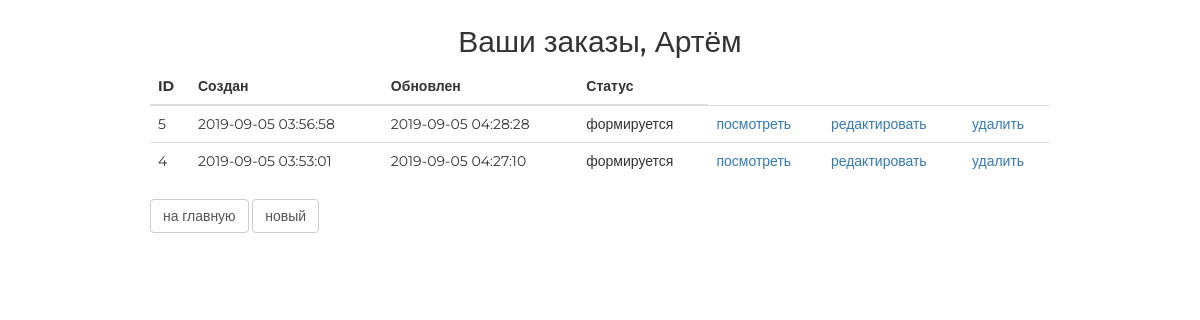
Page /order/ (signed in) on the committed database.
### authapp/models.py (models this page shows, shortened)
class ShopUser(AbstractUser):
    avatar = models.ImageField(upload_to='users_avatar',
                               blank=True)
    age = models.PositiveIntegerField(verbose_name='возраст', default=18)
    activation_key = models.CharField(verbose_name='ключ подтверждения',
                                      max_length=128,
                                      blank=True)
    activation_key_expires = models.DateTimeField(verbose_name='актуальность ключа',
                                                  default=(now() + timedelta(hours=48)))

### ordersapp/models.py (models this page shows, shortened)
class Order(models.Model):
    FORMING = 'FM'
    SENT_TO_PROCEED = 'STP'
    PROCEEDED = 'PRD'
    PAID = 'PD'
    READY = 'RDY'
    CANCEL = 'CNC'
    ORDER_STATUS_CHOICES = (
        (FORMING, 'формируется'),
        (SENT_TO_PROCEED, 'отправлен в работу'),
        (PROCEEDED, 'обрабатывается'),
        (PAID, 'оплачен'),
        (READY, 'готов к выдаче'),
        (CANCEL, 'отменен'),
    )
    user = models.ForeignKey(settings.AUTH_USER_MODEL,
                             on_delete=models.CASCADE)
    created = models.DateTimeField(verbose_name='создан', auto_now_add=True)
    updated = models.DateTimeField(verbose_name='обновлен', auto_now=True)
    status = models.CharField(verbose_name='статус',
                              max_length=3,
                              choices=ORDER_STATUS_CHOICES,
                              default=FORMING)
    is_active = models.BooleanField(verbose_name='активен', default=True, db_index=True)
    class Meta:
        ordering = ('-created',)  # сортировка в обратном порядке
        verbose_name = 'заказ'  # имя класса в единственном числе
        verbose_name_plural = 'заказы'  # имя класса во множественном числе

### ordersapp/views.py (the view)
class OrderList(ListView):
	model = Order
	def get_queryset(self):  # переопределение метода, чтобы пользователь видел только свои заказы
		return Order.objects.filter(user=self.request.user)
	@method_decorator(login_required())
	def dispatch(self, *args, **kwargs):
		return super(ListView, self).dispatch(*args, **kwargs)

### mainapp/context_processors.py (called while the page is built)
def basket(request):
    print('context processor basket works')
    basket = []
    if request.user.is_authenticated:
        basket = request.user.basket.select_related()
    return {
        'basket': basket,
    }

### ordersapp/templates/ordersapp/order_list.html
{% extends 'ordersapp/base.html' %}
{% load static %}
{% block content %}
    <div class="h2 text-center head">
        Ваши заказы,
        {% if user.first_name %}
            {{ user.first_name|title }}
        {% else %}
            Пользователь
        {% endif %}
    </div>
    <table class="table orders_list">
        <thead>
        <tr>
            <th>ID</th>
            <th>Создан</th>
            <th>Обновлен</th>
            <th>Статус</th>
        </tr>
        </thead>
        <tbody>
        {% for item in object_list %}
            {% if item.is_active %}
                <tr>
                    <td class="td1 orders_list">{{ item.pk }}</td>
                    <td>{{ item.created|date:"Y-m-d H:i:s" }}</td>
                    <td>{{ item.updated|date:"Y-m-d H:i:s" }}</td>
                    <td>{{ item.get_status_display }}</td>
                    <td>
                        <a href="{% url 'ordersapp:order_read' item.pk %}">
                            посмотреть
                        </a>
                    </td>
                    <td>
                        {% if item.status == 'FM' %}
                            <a href="{% url 'ordersapp:order_update' item.pk %}">
                                редактировать
                            </a>
                        {% endif %}
                    </td>
                    <td>
                        {% if item.status == 'FM' %}
                            <a href="{% url 'ordersapp:order_delete' item.pk %}">
                                удалить
                            </a>
                        {% endif %}
                    </td>
                </tr>
            {% endif %}
        {% endfor %}
        </tbody>
    </table>
    <button class="btn btn-default btn-round">
        <a href="{% url 'mainapp:index' %}">
            на главную
        </a>
    </button>
    <button class="btn btn-default btn-round">
        <a href="{% url 'ordersapp:order_create' %}">
            новый
        </a>
    </button>
{% endblock %}

### static/css/style_admin.css (style rules this page uses)
* { margin: 0; padding: 0; }
.order_container button a { text-decoration: none; color: #555; }
.table.orders_list { min-width: 600px; }
.td1.orders_list { width: 40px; }
body { font-family: 'Montserrat', sans-serif; }
html, body { height: 100%; }
table { width: 100%; }
td:first-child { width: 235px; }

### rows in the picture
ShopUser: first_name "Артём"
Order: pk "5", created "2019-09-05 03:56:58", updated "2019-09-05 04:28:28", status "формируется", shows "редактировать", shows "удалить"
Order: pk "4", created "2019-09-05 03:53:01", updated "2019-09-05 04:27:10", status "формируется", shows "редактировать", shows "удалить"
